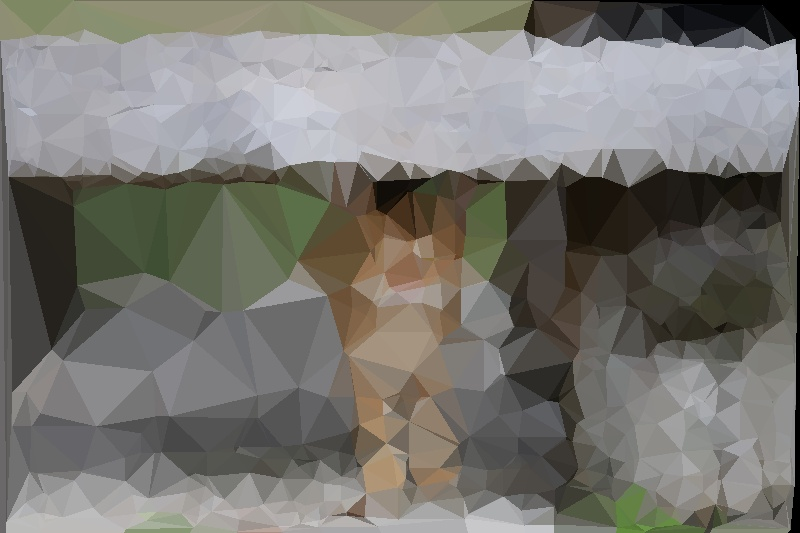
#> input picture pic/polygonize_sample.jpg, 800 x 533 px
$ python -i utils.py   (imports and definitions only)
#> lines starting #> are read from the running program, lines starting #| are printed output that depends on the picture
import numpy as np
from scipy.signal import convolve2d
from skimage.color import rgb2gray


def canny(image: np.ndarray, blur_radius: int = 2) -> np.ndarray:
    """画像に対してCannyエッジ検出アルゴリズムを適用します。

    この関数は、まず入力画像をグレースケールに変換し、次にノイズを減らすためにブラー(ぼかし)フィルターを適用します。
    その後、エッジを検出するフィルターを使用し、エッジマップに閾値を適用します。最後に、結果のエッジマップを最大値で
    正規化します。

    この関数は、エッジ検出には簡易な3x3フィルター、ブラーフィルターには一様フィルターを使用します。エッジ検出フィルターは
    ラプラシアンフィルターで、急速な強度の変化を強調します。ブラーフィルターはボックスフィルターで、各要素が同じ値を持ちます。

    この関数は畳み込みに対して対称境界条件('symm')を使用します。これは、入力が最後のピクセルのエッジについてミラーリング
    されて拡張されることを意味します。

    Args:
        image (np.ndarray): 入力画像。グレースケール画像の場合は2D配列、
                            RGB画像の場合は色チャンネルを表す3次元を持つ3D配列を指定します。
        blur_radius (int, optional): 画像に適用するブラーフィルターの半径、デフォルトは2。
                                     ブラーフィルターの半径が大きいほど、
                                     エッジ検出前に画像がよりぼかされます。
                                     Defaults to 2.

    Returns:
        np.ndarray: 処理後の画像。それぞれの値は対応するピクセルでのエッジの強度を表す2D配列です。
                    値は範囲 [0, 1] に正規化されます。
    """
#> called with blur_radius = 2
    edge_threshold = 3 / 256

    gray_img = rgb2gray(image)
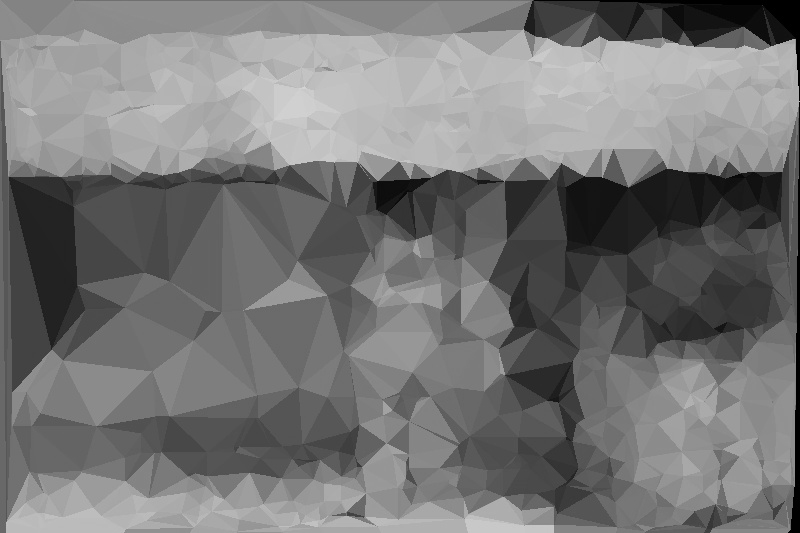
#> gray_img: shape (533, 800) float64; min 0, max 0.834, mean 0.465
    blur_filt = np.ones(shape=(2*blur_radius+1, 2*blur_radius+1)) / ((2*blur_radius+1) ** 2)
    blurred = convolve2d(gray_img, blur_filt, mode="same", boundary="symm")
    edge_filt = np.array([[1, 1, 1], [1, -8, 1], [1, 1, 1]])
    edge = convolve2d(blurred, edge_filt, mode="same", boundary="symm")
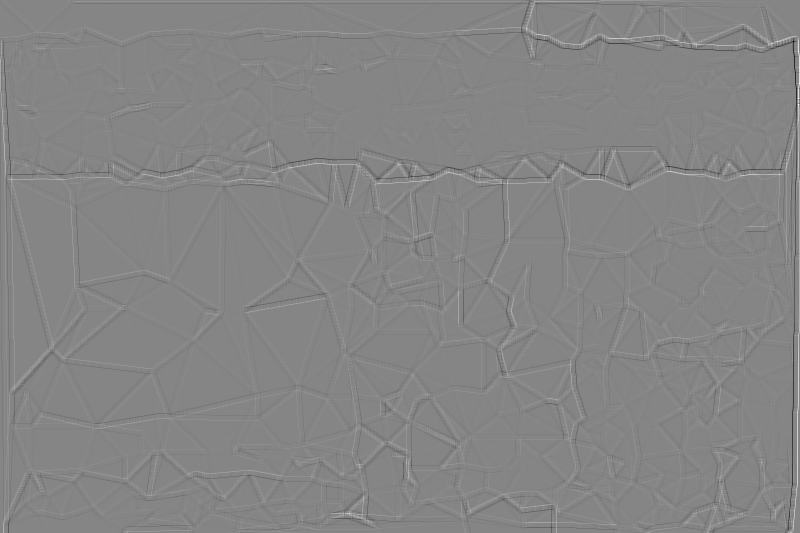
#> edge: shape (533, 800) float64; min -0.595, max 0.543, mean 1.01e-18; drawn with min black and max white
    for idx, val in np.ndenumerate(edge):
        if val < edge_threshold:
            edge[idx] = 0
#> this loop made 426400 passes
#> (idx, val) on passes 1 to 3: ((0, 0), -0.00922), ((0, 1), 0.0017), ((0, 2), 0.0089)
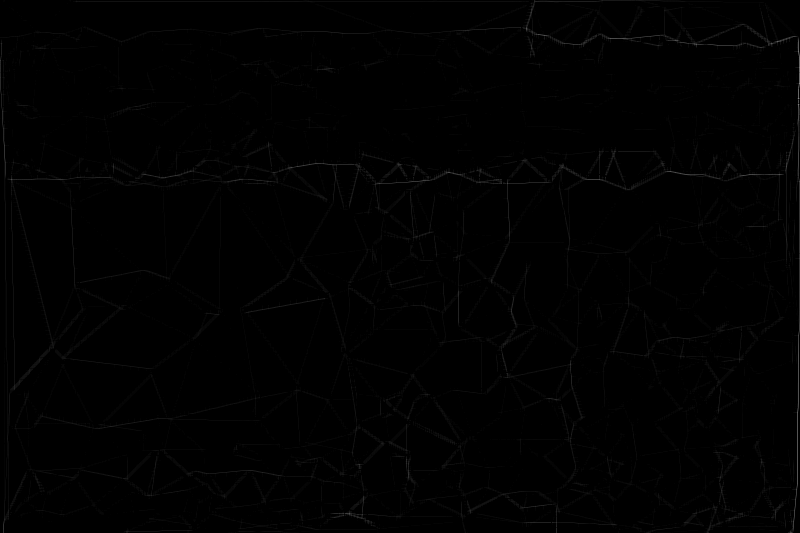
#> edge: shape (533, 800) float64; min 0, max 0.543, mean 0.00454
    dense_filt = np.ones((3,3))
    dense = convolve2d(edge, dense_filt, mode="same", boundary="symm")
    dense /= np.amax(dense)
    return dense


def threshold_samples(n: int, weights: np.ndarray, threshold: float, seed: int) -> list:
    """与えられた `threshold` 以上の重みを持つ `weights` から `n` 個の要素をランダムにサンプリングします。

    この関数は、numpyの乱数生成器を使用して生成器を作成します。次に、重みが `threshold` 以上の `weights` から
    候補のインデックスのリストを生成します。 `n` を満たすための十分な候補がない場合、ValueErrorを発生させます。
    最後に、候補から置換なしで `n` 個のインデックスをランダムにサンプリングします。
    この関数はnumpyのデフォルトの乱数生成器を使用します。

    Args:
        n (int): 抽出するサンプルの数。
        weights (np.ndarray): 各候補の重みの配列。
        threshold (float): 候補が考慮されるための最小の重み。
        seed (int): シード値

    Raises:
        ValueError: `weights` に `threshold` を満たす十分な候補がない場合。

    Returns:
        list: `threshold` 以上の重みを持つ `weights` のインデックスをランダムに選んだ `n` 個のリスト。
              インデックスの順序はランダムです。
    """
    my_generator = np.random.default_rng(seed)
    candidates = np.array([idx for idx, weight in np.ndenumerate(weights) if weight >= threshold])
    if candidates.shape[0] < n:
        raise ValueError(f"Not enough candidate points for threshold {threshold}. "
                         f"Only {candidates.shape[0]} available.")
    return my_generator.choice(candidates, size=n, replace=False)

>>> import cv2
>>> picture = cv2.cvtColor(cv2.imread('../pic/polygonize_sample.jpg'), cv2.COLOR_BGR2RGB)
>>> result = canny(picture)

$ run again, on pic/cam.png
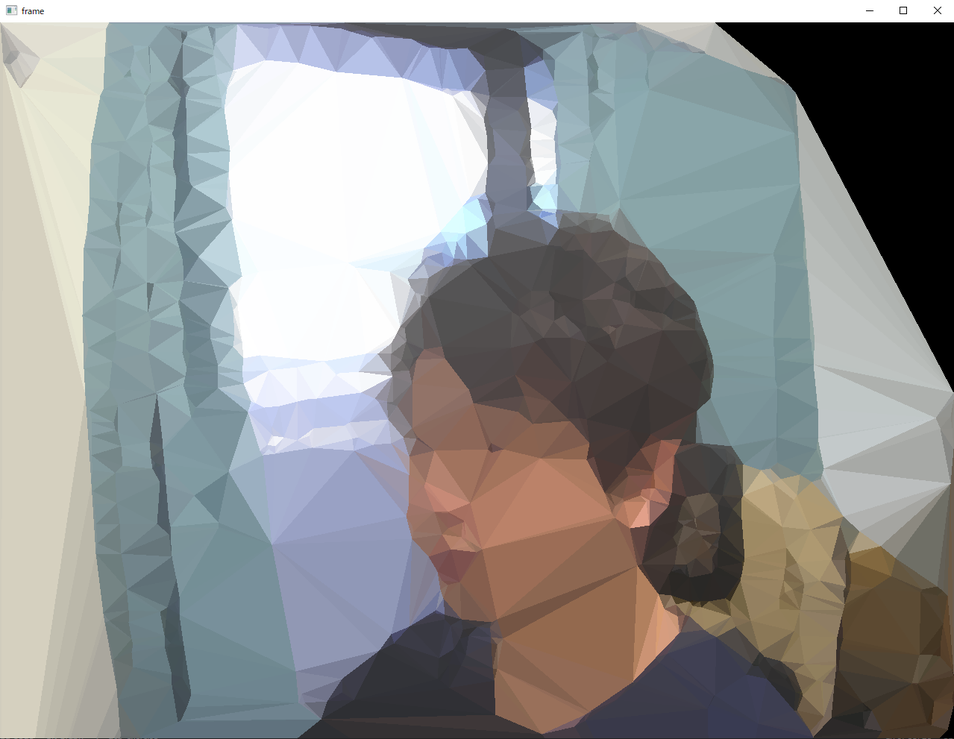
#> input picture pic/cam.png, 954 x 739 px, shrunk from 1279 x 991 before the run
#> in canny, `edge = convolve2d(blurred, edge_filt, mode="same", boundary="symm")`:
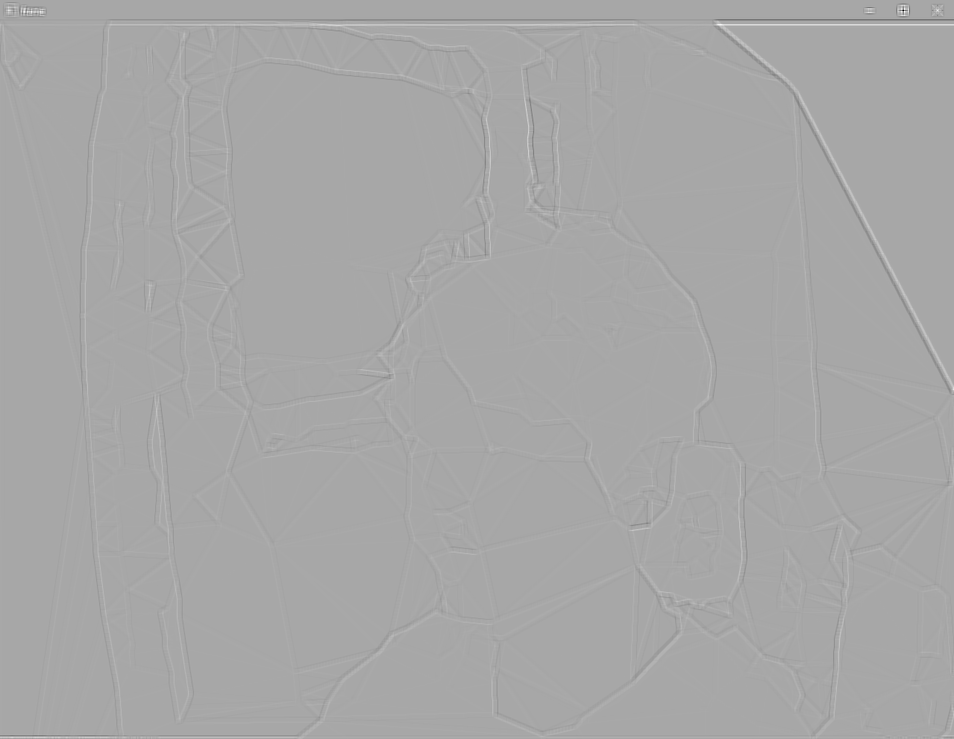
#> edge: shape (739, 954) float64; min -1.29, max 0.672, mean -2.19e-18; drawn with min black and max white
#> the loop in canny, `for idx, val in np.ndenumerate(edge):` made 705006 passes
#> (idx, val) on passes 1 to 3: ((0, 0), -4.44e-16), ((0, 1), -4.44e-16), ((0, 2), -4.44e-16)
#> in canny, `dense /= np.amax(dense)`:
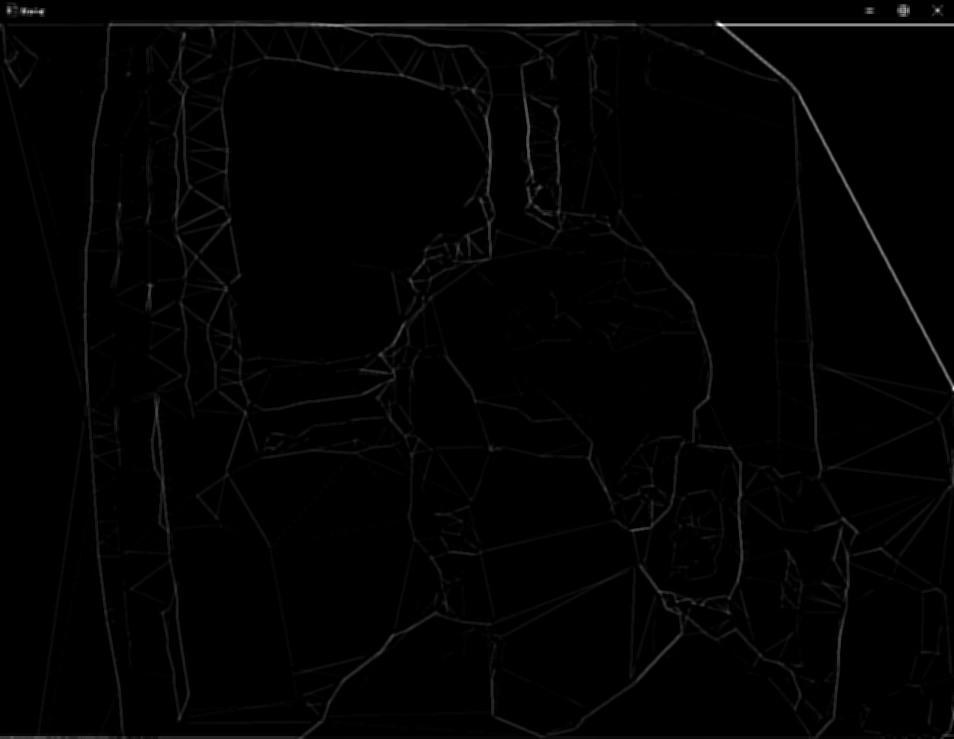
#> dense: shape (739, 954) float64; min 0, max 1, mean 0.00989
